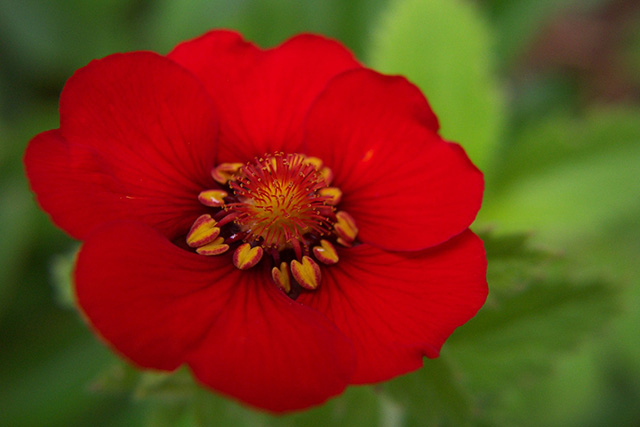
#> input picture tp-1/ImagensTeste/photo001.jpg, 640 x 427 px
$ jupyter execute --allow-errors Matheus_Brito.ipynb   (shell and % lines are left out)   (older library calls are emulated)
#> lines starting #> are read from the running program, lines starting #| are printed output that depends on the picture
# Atividade prática 1 - Agrupamento Nebuloso

Matheus Brito Faria

Número de matricula: 2017074386

[cell 1]
import numpy as np
import pandas as pd
from matplotlib import pyplot as plt
from collections import defaultdict
from scipy.io import loadmat  # this is the SciPy module that loads mat-files
from functools import partial
import random
from PIL import Image
import matplotlib.image as mpimg
from scipy.spatial.distance import cdist
from tqdm.notebook import tqdm
np.random.seed(42)

## Fuzzy C Means Algorithm

Para realizar o algoritmo Fuzzy C Means, inicialmente, é populada a matriz de partição de tamanho número de amostras X número de clusters com valores aleatórios onde a soma da linha precisa ser igual a um. O intuito dessa matriz é obter o quão proximo cada amostra está de cada cluster.

Posteriormente o algoritmo entra em looping com uma sequencia de eventos:

*   Cálculo dos centroides

    É calculado os centroides de cada cluster. O calculo é feito de forma ponderada com a matriz de partição, de forma que o grau de similaridade com cada cluster tenha relevância no algoritmo.

*   Atualização da matriz de partição

    A matriz de partição é atualizada com novos valores de acordo com a seguinte formula:


    Lembrando que as linhas da matriz precisam continuar somando um.

    É montada uma matriz com a distancia de cada amostra até seu centroide de forma a execução do código fique mais rápida.

*  Cálculo da função de custo

    De forma a analisar se o algoritmo convergiu, é feito o calculo da função de custo.

[cell 2]
class FuzzyCMeans():
    # [69 lines left out: functions __init__, calc_centroids, update_partitions, cost_function, fit, not called in this run]

[cell 3]
class FuzzyCMeans():
    def __init__(self, data, k, m=2):
        """
        Inicializa as variaveis
        """
        self.data = data
        self.k = k
        self.m = m
        self.len_data = len(data)
        self.num_features = data.shape[1]
        self.partitions = np.zeros([self.len_data, k])
        self.shape_partitions = self.partitions.shape
        self.centroids = np.zeros([self.k, self.num_features])
        self.idx = np.zeros(self.len_data)
        self.list_dist = None
        self.cost_function_value = list()


    # [31 lines left out: functions calc_centroids, update_partitions, cost_function, not called in this run]


    def fit(self, max_iter = 10):
        """
        Executa o algoritmo com um numero maximo de interacoes
        """
        # inicializacao aleatoria da matriz de partições
        for i in range(self.len_data):
            self.rnd = np.random.random(self.k)
            self.partitions[i] = self.rnd/sum(self.rnd)

        for i in tqdm(range(max_iter)):

            self.calc_centroids()

            self.update_partitions()

            self.cost_function_value.append(self.cost_function())


        self.idx = [np.argmax(self.partitions[i], axis=0) for i in range(self.len_data)]

        return self.idx, self.centroids, self.cost_function_value

Código para usar os arquivos via Google Drive, caso o script esteja rodando em um Goole Colaboratory.

[cell 4]
from google.colab import drive
drive.mount('/content/drive')

Navegando nos diretórios dentro do Google Drive.

[cell 5]
%cd /content/drive/MyDrive/UFMG/8º SEMESTRE/SISTEMAS NEBULOSOS/tp-1

## Validação do algoritmo no FCMdataset

Abrindo o arquivo e plotando os dados.

[cell 6]
data = loadmat('fcm_dataset.mat')
#> (reads tp-1/fcm_dataset.mat from the repository)
data = pd.DataFrame(data['x'])
data = data.values

plt.figure(figsize=(10, 9))
plt.scatter(data[:,0], data[:,1], s=20)
plt.show()
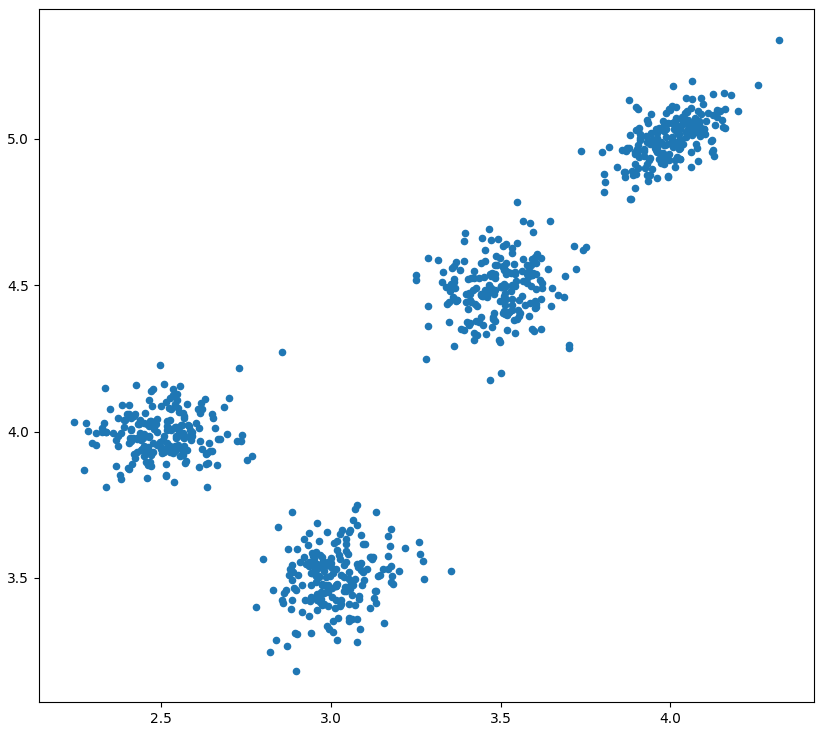
#> figure drawn by matplotlib, 1 panel

Executando o algoritmo e plotando os dados, separando por cores os clusteres e em preto está o centroide.

Também é plotado o comportamento do função de custo.

[cell 7]
fuzzy_c_means = FuzzyCMeans(data, 4)
#> (the rest of this cell did not finish here and is left out)


fig, axes = plt.subplots(nrows=1, ncols=2, figsize=(20, 9))
axes[0].scatter(data[:,0], data[:,1], s=20, c=idx)
axes[0].scatter(centroids[:, 0], centroids[:, 1], s=20, color='black')
axes[1].plot(range(len(list_cost)), list_cost)
fig.show()

## Segmentação de imagens

Códigos úteis para a manipulação das imagens

[cell 8]
def photo_open(filename, rescale=1):
#> called with filename = 'ImagensTeste/photo001.jpg', rescale = 1
    photo = Image.open(filename)
#> photo is the input picture: PIL image 640x427 RGB; mean R, G, B 120, 55.1, 23
    photo = photo.convert('RGB')
    photo = photo.resize( ( int(photo.size[0]/rescale), int(photo.size[1]/rescale) ), Image.ANTIALIAS)
    return photo


def pick_pixels(photo):
    n , m = photo.size
#> n = 640; m = 427
    ibagem = []
    pixels = photo.load()
    for i in range(n):
        for j in range(m):
            ibagem.append(list(pixels[i,j]) )
#> after the loop, ibagem = 273280 items
    return pd.DataFrame(ibagem)


# [9 lines left out: function coloring, not called in this run]

Para cada imagem foi feita uma análise visual para estipular o número de clusteres, posteriormente o algoritmo foi executado até ser observar uma convergência da função de custo

[cell 9]
filename = 'ImagensTeste/photo001.jpg'
photo = photo_open(filename)
photo

[cell 10]
pixels = pick_pixels(photo)
#> pixels = table of 273280 rows and 3 columns
fuzzy_c_means = FuzzyCMeans(pixels, 3)
#> (the rest of this cell did not finish here and is left out)

photo = coloring(photo, labels, centers)

plt.figure(figsize=(10, 9))
plt.plot(range(len(list_cost)), list_cost)
plt.show()

[cell 11]
photo

## Imagem 2

[cell 12]
filename = 'ImagensTeste/photo002.jpg'
photo = photo_open(filename)
#> call 2 of photo_open, with filename = 'ImagensTeste/photo002.jpg', rescale = 1
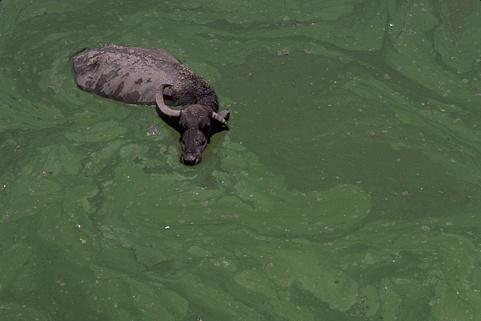
#> input picture tp-1/ImagensTeste/photo002.jpg, 481 x 321 px
#> in photo_open, photo is the input picture: PIL image 481x321 RGB; mean R, G, B 78.6, 96.1, 68.1
photo

[cell 13]
pixels = pick_pixels(photo)
#> pixels = table of 154401 rows and 3 columns
fuzzy_c_means = FuzzyCMeans(pixels, 5)
#> (the rest of this cell did not finish here and is left out)

photo = coloring(photo, labels, centers)

plt.figure(figsize=(10, 9))
plt.plot(range(len(list_cost)), list_cost)
plt.show()

[cell 14]
photo

## Imagem 3

[cell 15]
filename = 'ImagensTeste/photo003.jpg'
photo = photo_open(filename)
#> call 3 of photo_open, with filename = 'ImagensTeste/photo003.jpg', rescale = 1
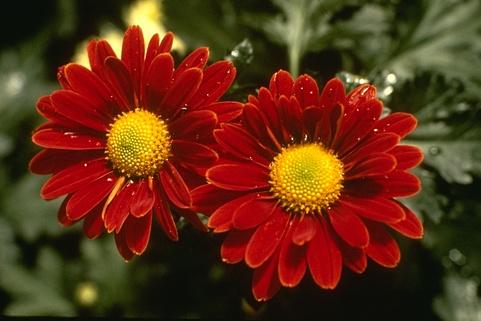
#> input picture tp-1/ImagensTeste/photo003.jpg, 481 x 321 px
#> in photo_open, photo is the input picture: PIL image 481x321 RGB; mean R, G, B 96.2, 47.2, 22.2
photo

[cell 16]
pixels = pick_pixels(photo)
fuzzy_c_means = FuzzyCMeans(pixels, 10)
#> (the rest of this cell did not finish here and is left out)

photo = coloring(photo, labels, centers)

plt.figure(figsize=(10, 9))
plt.plot(range(len(list_cost)), list_cost)
plt.show()

[cell 17]
photo

## Imagem 4

[cell 18]
filename = 'ImagensTeste/photo004.jpg'
photo = photo_open(filename)
#> call 4 of photo_open, with filename = 'ImagensTeste/photo004.jpg', rescale = 1
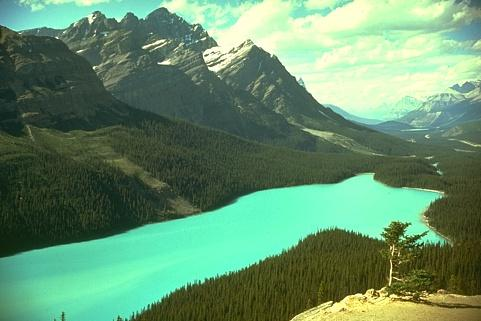
#> input picture tp-1/ImagensTeste/photo004.jpg, 481 x 321 px
#> in photo_open, photo is the input picture: PIL image 481x321 RGB; mean R, G, B 101.1, 142.6, 108.5
photo

[cell 19]
pixels = pick_pixels(photo)
fuzzy_c_means = FuzzyCMeans(pixels, 5)
#> (the rest of this cell did not finish here and is left out)

photo = coloring(photo, labels, centers)

plt.figure(figsize=(10, 9))
plt.plot(range(len(list_cost)), list_cost)
plt.show()

[cell 20]
photo

## Imagem 5

[cell 21]
filename = 'ImagensTeste/photo005.jpg'
photo = photo_open(filename)
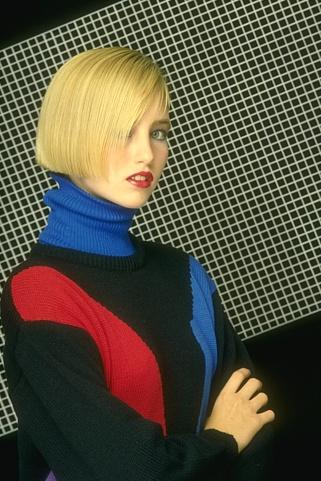
#> input picture tp-1/ImagensTeste/photo005.jpg, 321 x 481 px
#> in photo_open, photo is the input picture: PIL image 321x481 RGB; mean R, G, B 85.5, 80, 63.4
photo

[cell 22]
pixels = pick_pixels(photo)
fuzzy_c_means = FuzzyCMeans(pixels, 7)
#> (the rest of this cell did not finish here and is left out)

photo = coloring(photo, labels, centers)

plt.figure(figsize=(10, 9))
plt.plot(range(len(list_cost)), list_cost)
plt.show()

[cell 23]
photo

## Imagem 6

[cell 24]
filename = 'ImagensTeste/photo006.jpg'
photo = photo_open(filename)
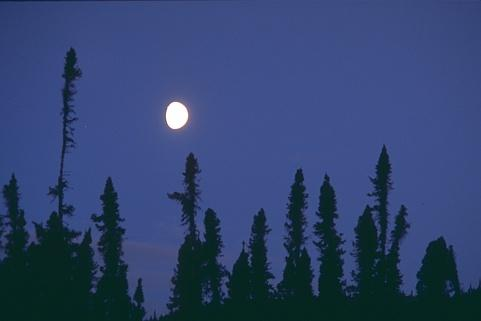
#> input picture tp-1/ImagensTeste/photo006.jpg, 481 x 321 px
#> in photo_open, photo is the input picture: PIL image 481x321 RGB; mean R, G, B 48.6, 67.2, 110.1
photo

[cell 25]
pixels = pick_pixels(photo)
fuzzy_c_means = FuzzyCMeans(pixels, 4)
#> (the rest of this cell did not finish here and is left out)

photo = coloring(photo, labels, centers)

plt.figure(figsize=(10, 9))
plt.plot(range(len(list_cost)), list_cost)
plt.show()

[cell 26]
photo

## Imagem 7

[cell 27]
filename = 'ImagensTeste/photo007.jpg'
#> (the rest of this cell did not finish here and is left out)

[cell 28]
pixels = pick_pixels(photo)
fuzzy_c_means = FuzzyCMeans(pixels, 3)
#> (the rest of this cell did not finish here and is left out)

photo = coloring(photo, labels, centers)

plt.figure(figsize=(10, 9))
plt.plot(range(len(list_cost)), list_cost)
plt.show()

[cell 29]
photo

## Imagem 8

[cell 30]
filename = 'ImagensTeste/photo008.jpg'
#> (the rest of this cell did not finish here and is left out)

[cell 31]
pixels = pick_pixels(photo)
fuzzy_c_means = FuzzyCMeans(pixels, 30)
#> (the rest of this cell did not finish here and is left out)

photo = coloring(photo, labels, centers)

plt.figure(figsize=(10, 9))
plt.plot(range(len(list_cost)), list_cost)
plt.show()

[cell 32]
photo

## Imagem 9

[cell 33]
filename = 'ImagensTeste/photo009.jpg'
#> (the rest of this cell did not finish here and is left out)

[cell 34]
pixels = pick_pixels(photo)
fuzzy_c_means = FuzzyCMeans(pixels, 3)
#> (the rest of this cell did not finish here and is left out)
